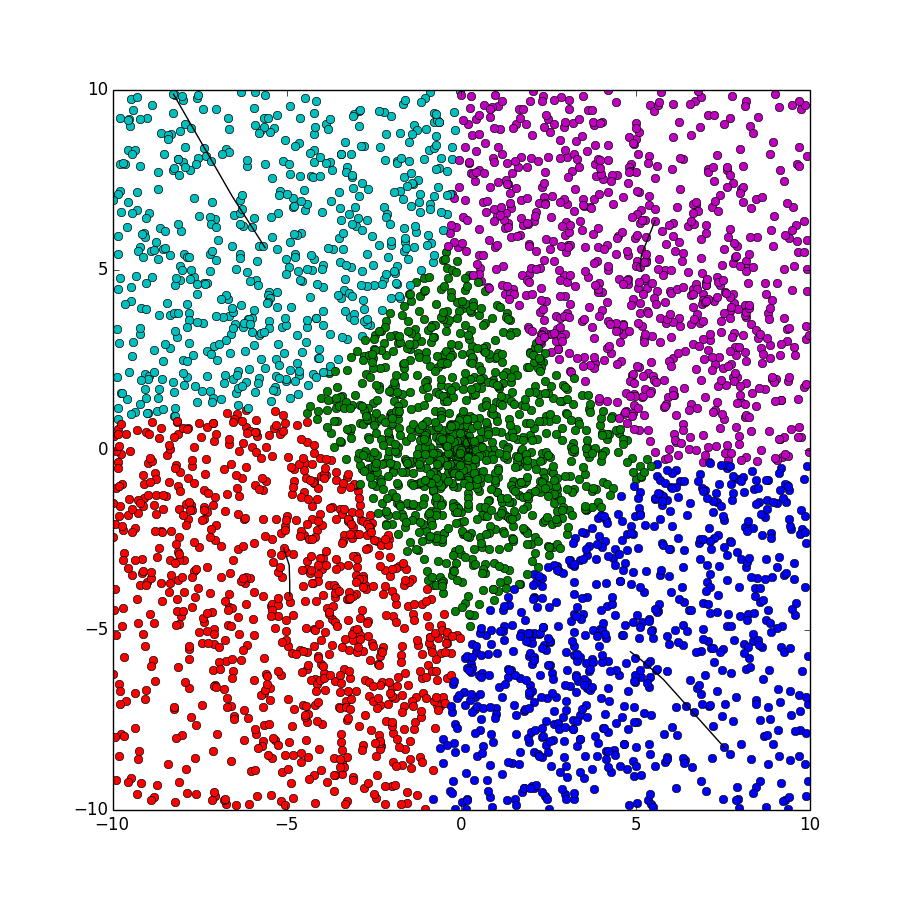

Source code (Python):
import math
import collections
import random
import copy
import pylab

try:
	import psyco
	psyco.full()
except ImportError:
	pass

FLOAT_MAX = 1e100

class Point:
	__slots__ = ["x", "y", "group", "membership"]
	def __init__(self, clusterCenterNumber, x = 0, y = 0, group = 0):
		self.x, self.y, self.group = x, y, group
		self.membership = [0.0 for _ in xrange(clusterCenterNumber)]

def generatePoints(pointsNumber, radius, clusterCenterNumber):
	points = [Point(clusterCenterNumber) for _ in xrange(2 * pointsNumber)]
	count = 0
	for point in points:
		count += 1
		r = random.random() * radius
		angle = random.random() * 2 * math.pi
		point.x = r * math.cos(angle)
		point.y = r * math.sin(angle)
		if count == pointsNumber - 1:
			break
	for index in xrange(pointsNumber, 2 * pointsNumber):
		points[index].x = 2 * radius * random.random() - radius
		points[index].y = 2 * radius * random.random() - radius
	return points
	

def solveDistanceBetweenPoints(pointA, pointB):
	return (pointA.x - pointB.x) * (pointA.x - pointB.x) + (pointA.y - pointB.y) * (pointA.y - pointB.y)

def getNearestCenter(point, clusterCenterGroup):
	minIndex = point.group
	minDistance = FLOAT_MAX
	for index, center in enumerate(clusterCenterGroup):
		distance = solveDistanceBetweenPoints(point, center)
		if (distance < minDistance):
			minDistance = distance
			minIndex = index
	return (minIndex, minDistance)

def kMeansPlusPlus(points, clusterCenterGroup):
	clusterCenterGroup[0] = copy.copy(random.choice(points))
	distanceGroup = [0.0 for _ in xrange(len(points))]
	sum = 0.0
	for index in xrange(1, len(clusterCenterGroup)):
		for i, point in enumerate(points):
			distanceGroup[i] = getNearestCenter(point, clusterCenterGroup[:index])[1]
			sum += distanceGroup[i]
		sum *= random.random()
		for i, distance in enumerate(distanceGroup):
			sum -= distance;
			if sum < 0:
				clusterCenterGroup[index] = copy.copy(points[i])
				break
	return

def fuzzyCMeansClustering(points, clusterCenterNumber, weight):
	clusterCenterGroup = [Point(clusterCenterNumber) for _ in xrange(clusterCenterNumber)]
	kMeansPlusPlus(points, clusterCenterGroup)
	clusterCenterTrace = [[clusterCenter] for clusterCenter in clusterCenterGroup]
	tolerableError, currentError = 1.0, FLOAT_MAX
	while currentError >= tolerableError:
		for point in points:
			getSingleMembership(point, clusterCenterGroup, weight)
		currentCenterGroup = [Point(clusterCenterNumber) for _ in xrange(clusterCenterNumber)]
		for centerIndex, center in enumerate(currentCenterGroup):
			upperSumX, upperSumY, lowerSum = 0.0, 0.0, 0.0
			for point in points:
				membershipWeight = pow(point.membership[centerIndex], weight)
				upperSumX += point.x * membershipWeight
				upperSumY += point.y * membershipWeight
				lowerSum += membershipWeight
			center.x = upperSumX / lowerSum
			center.y = upperSumY / lowerSum
		# update cluster center trace
		currentError = 0.0
		for index, singleTrace in enumerate(clusterCenterTrace):
			singleTrace.append(currentCenterGroup[index])
			currentError += solveDistanceBetweenPoints(singleTrace[-1], singleTrace[-2])
			clusterCenterGroup[index] = copy.copy(currentCenterGroup[index])
	for point in points:
		maxIndex, maxMembership = 0, 0.0
		for index, singleMembership in enumerate(point.membership):
			if singleMembership > maxMembership:
				maxMembership = singleMembership
				maxIndex = index
		point.group = maxIndex
	return clusterCenterGroup, clusterCenterTrace

def getSingleMembership(point, clusterCenterGroup, weight):
	distanceFromPoint2ClusterCenterGroup = [solveDistanceBetweenPoints(point, clusterCenterGroup[index]) for index in xrange(len(clusterCenterGroup))]
	for centerIndex, singleMembership in enumerate(point.membership):
		sum = 0.0
		isCoincide = [False, 0]
		for index, distance in enumerate(distanceFromPoint2ClusterCenterGroup):
			if distance == 0:
				isCoincide[0] = True
				isCoincide[1] = index
				break
			sum += pow(float(distanceFromPoint2ClusterCenterGroup[centerIndex] / distance), 1.0 / (weight - 1.0))
		if isCoincide[0]:
			if isCoincide[1] == centerIndex:
				point.membership[centerIndex] = 1.0
			else:
				point.membership[centerIndex] = 0.0
		else:
			point.membership[centerIndex] = 1.0 / sum

def showClusterAnalysisResults(points, clusterCenterTrace):
	colorStore = ['or', 'og', 'ob', 'oc', 'om', 'oy', 'ok']
	pylab.figure(figsize=(9, 9), dpi = 80)
	for point in points:
		color = ''
		if point.group >= len(colorStore):
			color = colorStore[-1]
		else:
			color = colorStore[point.group]
		pylab.plot(point.x, point.y, color)
	for singleTrace in clusterCenterTrace:
		pylab.plot([center.x for center in singleTrace], [center.y for center in singleTrace], 'k')
	pylab.show()

def main():
	clusterCenterNumber = 5
	pointsNumber = 2000
	radius = 10
	weight = 2
	points = generatePoints(pointsNumber, radius, clusterCenterNumber)
	_, clusterCenterTrace = fuzzyCMeansClustering(points, clusterCenterNumber, weight)
	showClusterAnalysisResults(points, clusterCenterTrace)

main()
